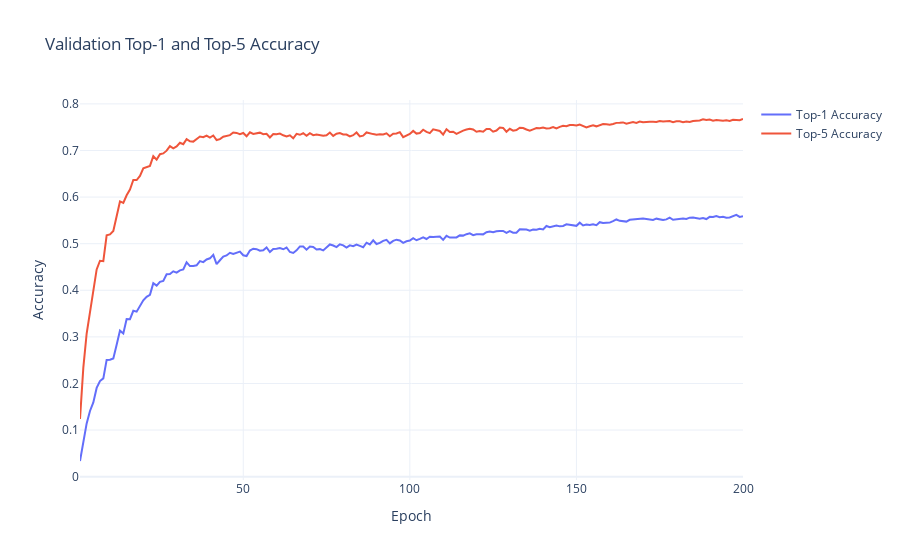

Notebook code cell kept with this figure:
### Code cell
fig = go.Figure()
fig.add_trace(go.Scatter(x=epochs, y=data['val_top1'], mode='lines', name='Top-1 Accuracy'))
fig.add_trace(go.Scatter(x=epochs, y=data['val_top5'], mode='lines', name='Top-5 Accuracy'))

fig.update_layout(title='[2, 2, 6, 2] Validation Top-1 and Top-5 Accuracy',
                  xaxis_title='Epoch',
                  yaxis_title='Accuracy',
                  template='plotly_white')
fig.show()

### Figure 1 — Plotly figure (JSON) as saved in the notebook; plotly's stock layout.template omitted (floating-point values rounded to 4 significant figures; data arrays with more than 128 entries replaced by an {"elided": "..."} marker saying what was removed)
{"data": [{"mode": "lines", "name": "Top-1 Accuracy", "type": "scatter", "x": {"elided": "200 int values"}, "y": {"elided": "200 float values"}}, {"mode": "lines", "name": "Top-5 Accuracy", "type": "scatter", "x": {"elided": "200 int values"}, "y": {"elided": "200 float values"}}], "layout": {"title": {"text": "Validation Top-1 and Top-5 Accuracy"}, "xaxis": {"title": {"text": "Epoch"}}, "yaxis": {"title": {"text": "Accuracy"}}}}
